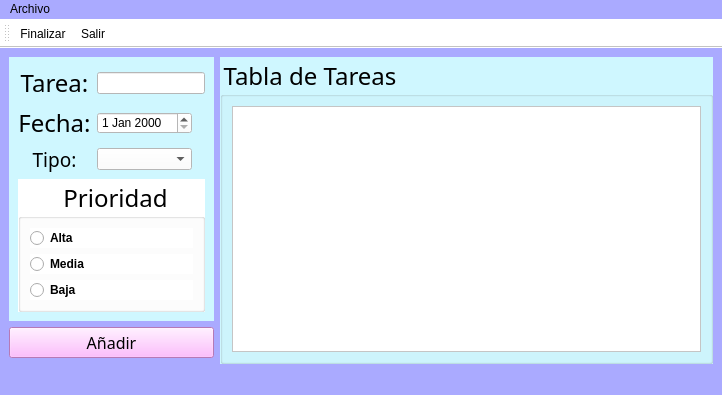
<?xml version="1.0" encoding="UTF-8"?>
<ui version="4.0">
 <class>Principal</class>
 <widget class="QMainWindow" name="Principal">
  <property name="geometry">
   <rect>
    <x>0</x>
    <y>0</y>
    <width>722</width>
    <height>385</height>
   </rect>
  </property>
  <property name="windowTitle">
   <string>Principal</string>
  </property>
  <property name="windowIcon">
   <iconset resource="Recursos.qrc">
    <normaloff>:/Recursos/Add Window 2 - copia.ico</normaloff>:/Recursos/Add Window 2 - copia.ico</iconset>
  </property>
  <property name="styleSheet">
   <string notr="true">background-color: rgb(170, 170, 255);</string>
  </property>
  <widget class="QWidget" name="centralwidget">
   <layout class="QGridLayout" name="gridLayout_2">
    <item row="0" column="0">
     <widget class="QWidget" name="widget" native="true">
      <property name="styleSheet">
       <string notr="true">background-color: rgb(207, 247, 255);</string>
      </property>
      <layout class="QGridLayout" name="gridLayout">
       <item row="2" column="1">
        <widget class="QComboBox" name="inTipo">
         <property name="styleSheet">
          <string notr="true">background-color: rgb(255, 255, 255);</string>
         </property>
        </widget>
       </item>
       <item row="0" column="0">
        <widget class="QLabel" name="label">
         <property name="font">
          <font>
           <family>Ravie</family>
           <pointsize>18</pointsize>
           <weight>50</weight>
           <bold>false</bold>
          </font>
         </property>
         <property name="text">
          <string>Tarea:</string>
         </property>
         <property name="alignment">
          <set>Qt::AlignCenter</set>
         </property>
        </widget>
       </item>
       <item row="1" column="0">
        <widget class="QLabel" name="label_2">
         <property name="font">
          <font>
           <family>Ravie</family>
           <pointsize>18</pointsize>
           <weight>50</weight>
           <bold>false</bold>
          </font>
         </property>
         <property name="text">
          <string>Fecha:</string>
         </property>
         <property name="alignment">
          <set>Qt::AlignCenter</set>
         </property>
        </widget>
       </item>
       <item row="1" column="1">
        <widget class="QDateEdit" name="inFecha">
         <property name="styleSheet">
          <string notr="true">background-color: rgb(255, 255, 255);</string>
         </property>
        </widget>
       </item>
       <item row="2" column="0">
        <widget class="QLabel" name="label_3">
         <property name="font">
          <font>
           <family>Ravie</family>
           <pointsize>14</pointsize>
           <weight>50</weight>
           <bold>false</bold>
          </font>
         </property>
         <property name="text">
          <string>Tipo:</string>
         </property>
         <property name="alignment">
          <set>Qt::AlignCenter</set>
         </property>
        </widget>
       </item>
       <item row="3" column="0" colspan="3">
        <widget class="QGroupBox" name="groupBox_2">
         <property name="font">
          <font>
           <family>Ravie</family>
           <pointsize>18</pointsize>
           <weight>50</weight>
           <bold>false</bold>
          </font>
         </property>
         <property name="styleSheet">
          <string notr="true">background-color: rgb(255, 255, 255);</string>
         </property>
         <property name="title">
          <string>Prioridad</string>
         </property>
         <property name="alignment">
          <set>Qt::AlignCenter</set>
         </property>
         <layout class="QVBoxLayout" name="verticalLayout">
          <item>
           <widget class="QRadioButton" name="inp_Alta">
            <property name="font">
             <font>
              <pointsize>9</pointsize>
              <weight>75</weight>
              <bold>true</bold>
             </font>
            </property>
            <property name="text">
             <string>Alta</string>
            </property>
           </widget>
          </item>
          <item>
           <widget class="QRadioButton" name="inp_Media">
            <property name="font">
             <font>
              <pointsize>9</pointsize>
              <weight>75</weight>
              <bold>true</bold>
             </font>
            </property>
            <property name="text">
             <string>Media</string>
            </property>
           </widget>
          </item>
          <item>
           <widget class="QRadioButton" name="inp_Baja">
            <property name="font">
             <font>
              <pointsize>9</pointsize>
              <weight>75</weight>
              <bold>true</bold>
             </font>
            </property>
            <property name="text">
             <string>Baja</string>
            </property>
           </widget>
          </item>
         </layout>
        </widget>
       </item>
       <item row="0" column="1" colspan="2">
        <widget class="QLineEdit" name="inTarea">
         <property name="styleSheet">
          <string notr="true">background-color: rgb(255, 255, 255);</string>
         </property>
        </widget>
       </item>
      </layout>
     </widget>
    </item>
    <item row="0" column="1" rowspan="3">
     <widget class="QGroupBox" name="groupBox_3">
      <property name="font">
       <font>
        <family>Ravie</family>
        <pointsize>18</pointsize>
       </font>
      </property>
      <property name="layoutDirection">
       <enum>Qt::LeftToRight</enum>
      </property>
      <property name="styleSheet">
       <string notr="true">background-color: rgb(207, 247, 255);</string>
      </property>
      <property name="title">
       <string>Tabla de Tareas</string>
      </property>
      <layout class="QGridLayout" name="gridLayout_3">
       <item row="0" column="0">
        <widget class="QTableWidget" name="outDetalle">
         <property name="styleSheet">
          <string notr="true">background-color: rgb(255, 255, 255);</string>
         </property>
        </widget>
       </item>
      </layout>
     </widget>
    </item>
    <item row="1" column="0">
     <widget class="QPushButton" name="cmdAnadir">
      <property name="font">
       <font>
        <family>Segoe Print</family>
        <pointsize>12</pointsize>
        <weight>50</weight>
        <bold>false</bold>
       </font>
      </property>
      <property name="styleSheet">
       <string notr="true">background-color: rgb(255, 170, 255);</string>
      </property>
      <property name="text">
       <string>Añadir</string>
      </property>
     </widget>
    </item>
   </layout>
  </widget>
  <widget class="QMenuBar" name="menubar">
   <property name="geometry">
    <rect>
     <x>0</x>
     <y>0</y>
     <width>722</width>
     <height>21</height>
    </rect>
   </property>
   <widget class="QMenu" name="menuArchivo">
    <property name="title">
     <string>Archivo</string>
    </property>
    <addaction name="actionFinalizar"/>
    <addaction name="actionSalir"/>
   </widget>
   <addaction name="menuArchivo"/>
  </widget>
  <widget class="QStatusBar" name="statusbar"/>
  <widget class="QToolBar" name="toolBar">
   <property name="windowTitle">
    <string>toolBar</string>
   </property>
   <property name="styleSheet">
    <string notr="true">background-color: rgb(255, 255, 255);</string>
   </property>
   <attribute name="toolBarArea">
    <enum>TopToolBarArea</enum>
   </attribute>
   <attribute name="toolBarBreak">
    <bool>false</bool>
   </attribute>
   <addaction name="actionFinalizar"/>
   <addaction name="actionSalir"/>
  </widget>
  <action name="actionNuevo">
   <property name="icon">
    <iconset resource="Recursos.qrc">
     <normaloff>:/Recursos/anadir (1).png</normaloff>:/Recursos/anadir (1).png</iconset>
   </property>
   <property name="text">
    <string>Nuevo</string>
   </property>
   <property name="shortcut">
    <string>Ctrl+N</string>
   </property>
  </action>
  <action name="actionSalir">
   <property name="icon">
    <iconset resource="Recursos.qrc">
     <normaloff>:/Recursos/Back 2 - copia.ico</normaloff>:/Recursos/Back 2 - copia.ico</iconset>
   </property>
   <property name="text">
    <string>Salir</string>
   </property>
   <property name="shortcut">
    <string>Esc</string>
   </property>
  </action>
  <action name="actionFinalizar">
   <property name="icon">
    <iconset resource="Recursos.qrc">
     <normaloff>:/Recursos/confirmar.png</normaloff>:/Recursos/confirmar.png</iconset>
   </property>
   <property name="text">
    <string>Finalizar</string>
   </property>
   <property name="shortcut">
    <string>Ctrl+F</string>
   </property>
  </action>
 </widget>
 <resources>
  <include location="Recursos.qrc"/>
 </resources>
 <connections/>
</ui>
